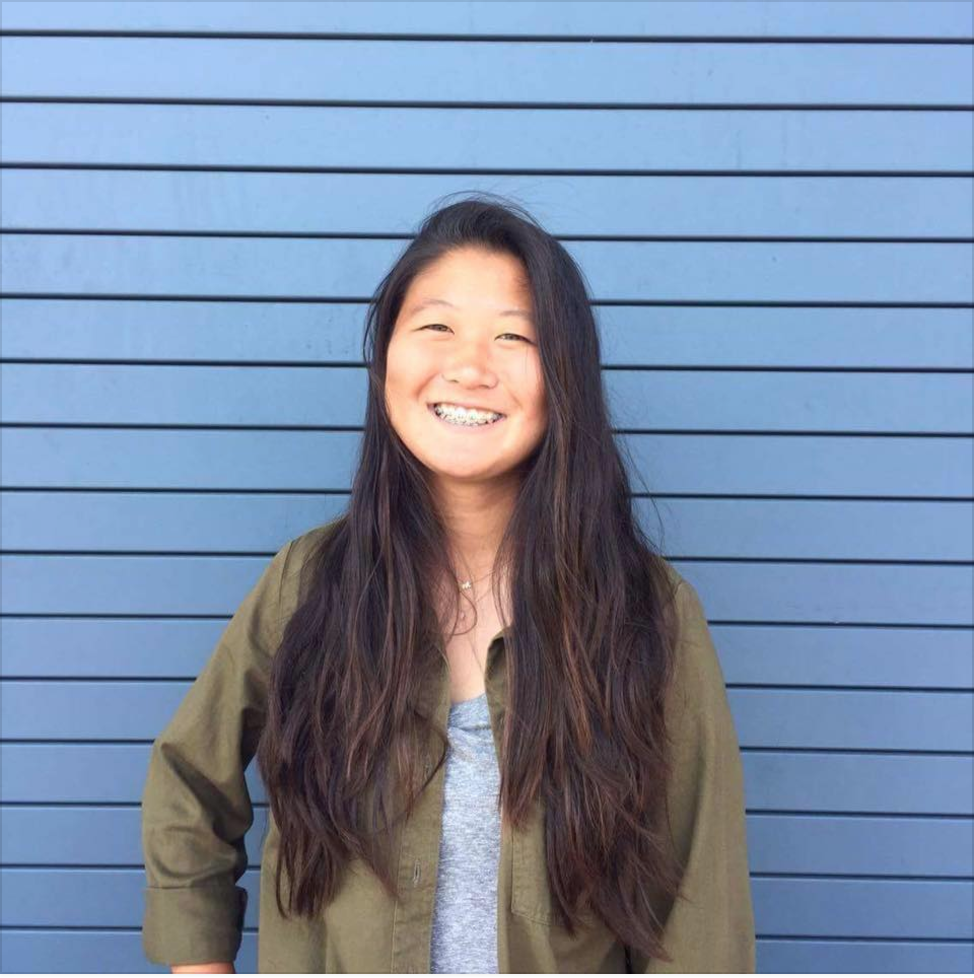
#> input picture profilepic.jpeg, 974 x 978 px
$ python obama.py
#> lines starting #> are read from the running program, lines starting #| are printed output that depends on the picture
from PIL import Image

# RGB values for recoloring.
darkBlue = (0, 51, 76)
red = (217, 26, 33)
lightBlue = (112, 150, 158)
yellow = (252, 227, 166)

# Import image.
my_image = Image.open("profilepic.jpeg") #change IMAGENAME to the path on your computer to the image you're using
#> my_image is the input picture: PIL image 974x978 RGBA; mean R, G, B, A 122.3, 139.2, 164.6, 255
image_list = my_image.getdata() #each pixel is represented in the form (red value, green value, blue value, transparency). You don't need the fourth value.
image_list = list(image_list) #Turns the sequence above into a list. The list can be iterated through in a loop.
#> image_list = 952572 items

recolored = [] #list that will hold the pixel data for the new image.

#YOUR CODE to loop through the original list of pixels and build a new list based on intensity should go here.
for pixel in image_list:
	intensity = pixel[0] + pixel[1] + pixel[2]
	# print(str(intensity))
	if intensity < 182:
		recolored.append(darkBlue)
	elif (intensity >= 182 and intensity < 364):
		recolored.append(red)
	elif (intensity >= 364 and intensity < 546):
		recolored.append(lightBlue)
	elif intensity >= 546:
		recolored.append(yellow)
#> this loop made 952572 passes
#> intensity on passes 1 to 3: 552, 552, 552
#> after the loop, recolored = 952572 items

# Create a new image using the recolored list. Display and save the image.
new_image = Image.new("RGB", my_image.size) #Creates a new image that will be the same size as the original image.
#> new_image: PIL image 974x978 RGB; every value is 0
new_image.putdata(recolored) #Adds the data from the recolored list to the image.
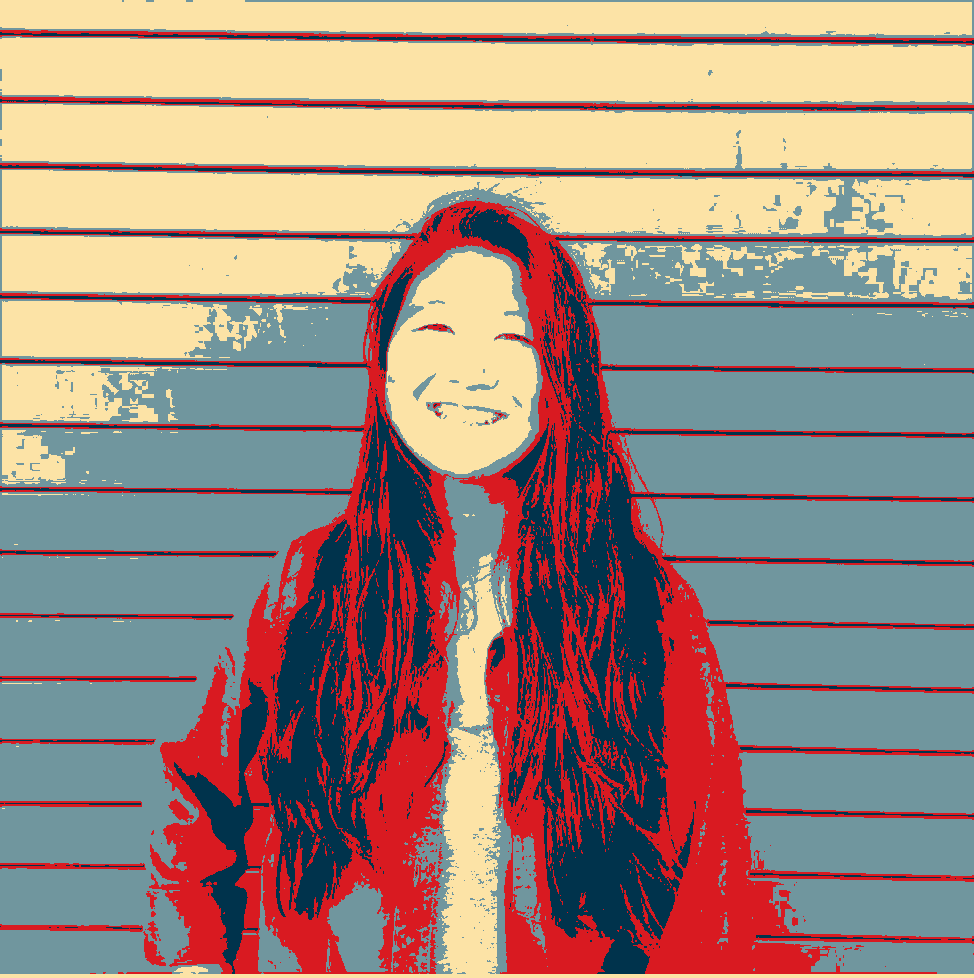
#> new_image: PIL image 974x978 RGB; mean R, G, B 158.3, 137.1, 126.8
new_image.show() #show the new image on the screen
new_image.save("recolored.jpg", "jpeg") #save the new image as "recolored.jpg"
